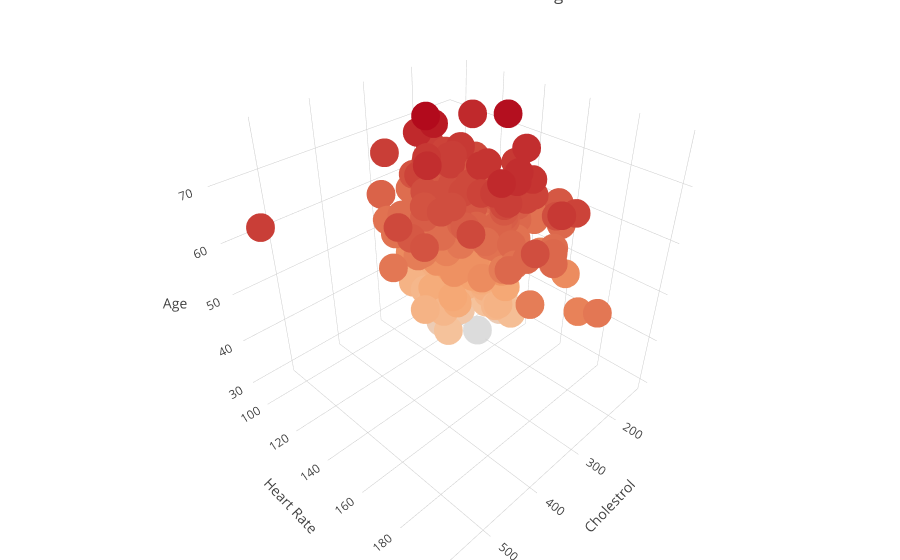

Notebook cell for this chart:
### Markdown cell above
> In the above Box plot between Target and tresbps wrt Gender, shows that Women have higher tresbps than men in case of not suffering from any heart diseases, whereas men and women have almost equal tresbps in case of suffering from a heart diseases. Also, In case of suffering from heart diseases, patients have a slightly lower tresbps in comparison to the patients who are not suffering from heart diseases.

### Code cell
trace = go.Scatter3d(
    x = data['chol'],
    y = data['trestbps'],
    z = data['age'],
    name = 'Marvel',
    mode = 'markers',
    marker = dict(
         size = 10,
         color = data['age']
    )
)

df = [trace]

layout = go.Layout(
    title = 'Cholestrol vs Heart Rate vs Age',
    margin=dict(
        l=0,
        r=0,
        b=0,
        t=0  
    ),
    scene = dict(
            xaxis = dict(title  = 'Cholestrol'),
            yaxis = dict(title  = 'Heart Rate'),
            zaxis = dict(title  = 'Age')
        )
    
)
fig = go.Figure(data = df, layout=layout)
py.iplot(fig)

### Figure 1 — Plotly figure (JSON) as saved in the notebook; plotly's stock layout.template omitted (floating-point values rounded to 4 significant figures; data arrays with more than 128 entries replaced by an {"elided": "..."} marker saying what was removed)
{"data": [{"marker": {"color": {"elided": "303 int values"}, "size": 10}, "mode": "markers", "name": "Marvel", "type": "scatter3d", "uid": "ddf990f5-d046-40bb-9a53-4e47cef25078", "x": {"elided": "303 int values"}, "y": {"elided": "303 int values"}, "z": {"elided": "303 int values"}}], "layout": {"margin": {"b": 0, "l": 0, "r": 0, "t": 0}, "scene": {"xaxis": {"title": {"text": "Cholestrol"}}, "yaxis": {"title": {"text": "Heart Rate"}}, "zaxis": {"title": {"text": "Age"}}}, "title": {"text": "Cholestrol vs Heart Rate vs Age"}}}
